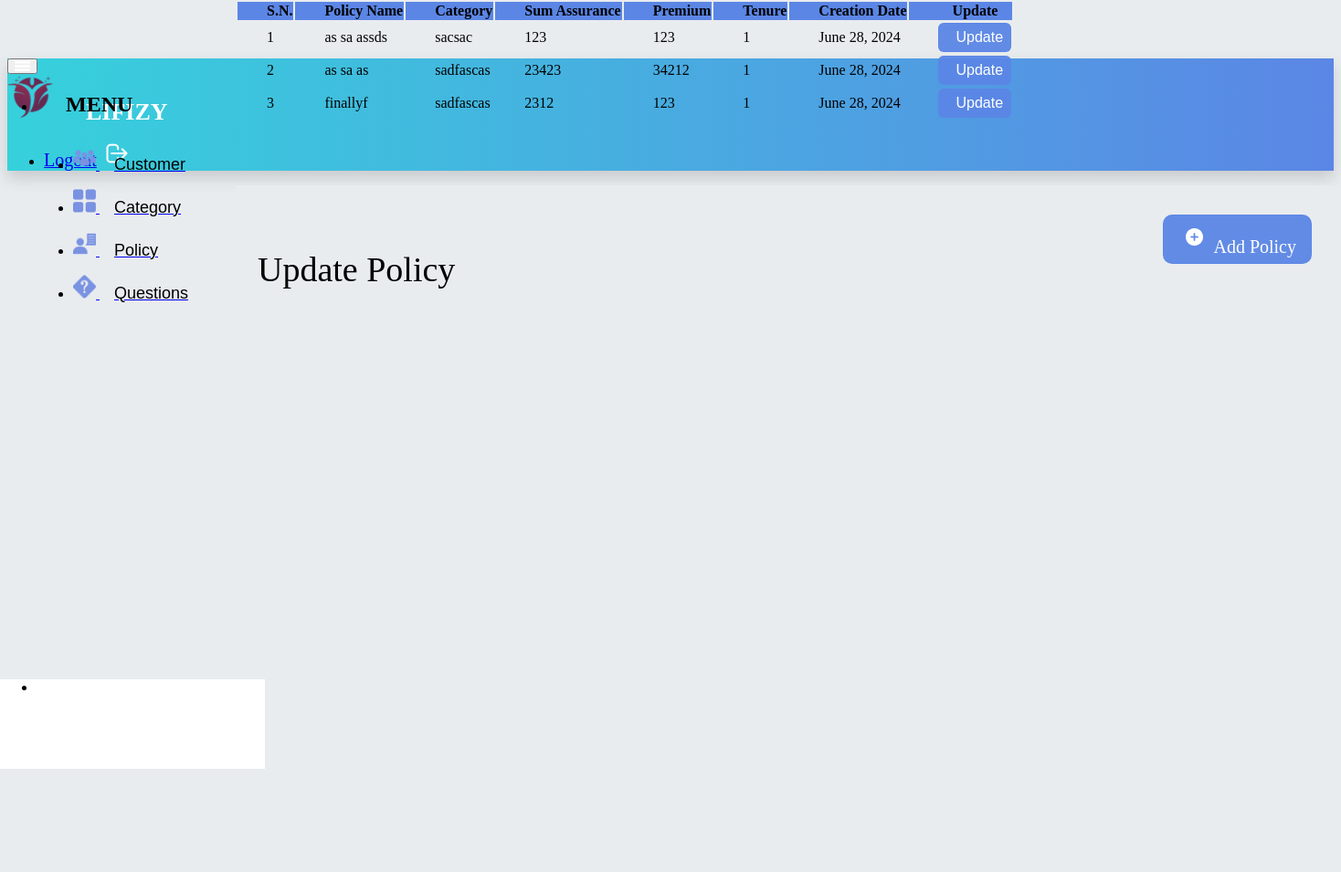
The app's page /admin-update-policy (signed in), older data.
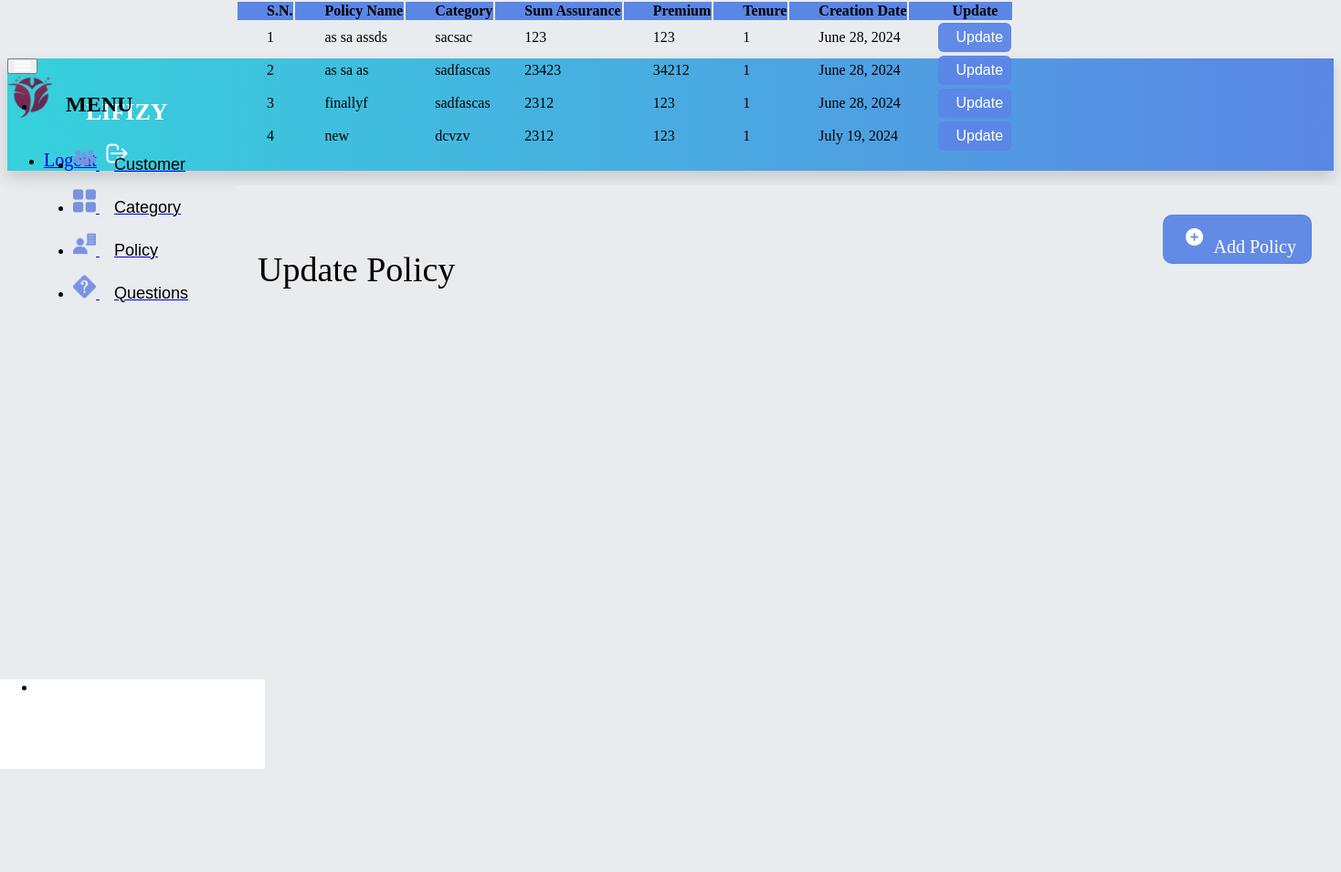
The same page, newer data.
### insurance/models.py (models this page shows, shortened)
class Policy(models.Model):
    category = models.ForeignKey('Category', on_delete=models.CASCADE)
    policy_name = models.CharField(max_length=200)
    sum_assurance = models.PositiveIntegerField()
    premium = models.PositiveIntegerField()
    tenure = models.PositiveIntegerField()
    creation_date = models.DateField(auto_now=True)

class Category(models.Model):
    category_name = models.CharField(max_length=20)
    creation_date = models.DateField(auto_now=True)
    def __str__(self):
        return self.category_name

### insurance/views.py (the view)
# urls.py: path('admin-update-policy', views.admin_update_policy_view, name='admin-update-policy'),
@login_required(login_url='adminlogin')
def admin_update_policy_view(request):
    policies = models.Policy.objects.all()
    return render(request, 'insurance/admin_update_policy.html', {'policies': policies})

### templates/insurance/admin_update_policy.html (shortened to what this page needs)
{% extends 'insurance/adminbase.html' %}
{% load static %}
{% block content %}
    <div class="wrapper">
        <div class="heading-section">
            <p class="mb-0 text-dark heading-text">Update Policy</p>
            <a href="/admin-add-policy" class="add-style">
                <div class="heading-button d-flex justify-content-center align-items-center">
                    <img src="{% static "image/addicon.png" %}" alt="Actions" class="img-section actions-icon
            dropdown-toggle">
                    Add Policy
                </div>
            </a>
        </div>
        <div class="card shadow border-0 mb-7 m-4 main-card">
            <div class="scrollable">
                <div class="table-responsive">
                    <table class="table table-hover table-nowrap table-striped position-relative">
                        <thead class="main-header" style="position: sticky; top: 0; z-index: 1000">
                        <tr>
                            <th scope="col" class="text-white pl-6">S.N.</th>
                            <th scope="col" class="text-white pl-6">Policy Name</th>
                            <th scope="col" class="text-white">Category</th>
                            <th scope="col" class="text-white">Sum Assurance</th>
                            <th scope="col" class="text-white">Premium</th>
                            <th scope="col" class="text-white">Tenure</th>
                            <th scope="col" class="text-white">Creation Date</th>
                            <th scope="col" class="text-white">Update</th>
                        </tr>
                        </thead>
                        <tbody>
                        {% for t in policies %}
                            <tr>
                                <td> {{ forloop.counter }}</td>
                                <td> {{ t.policy_name }}</td>
                                <td> {{ t.category }}</td>
                                <td> {{ t.sum_assurance }}</td>
                                <td> {{ t.premium }}</td>
                                <td> {{ t.tenure }}</td>
                                <td>{{ t.creation_date }}</td>
                                <td><a class="dropdown-item" href="{% url 'update-policy' t.id %}">
                                    <button class="heading-buttons d-flex justify-content-center align-items-center">
                                        Update
                                    </button>
                                </a></td>
                            </tr>
                        {% endfor %}
                        </tbody>
                    </table>
                </div>
            </div>
        </div>
    </div>
{% endblock %}

Row changes from the older to the newer data that the page shows:
added Policy: policy_name "new", category "dcvzv", sum_assurance "2312", premium "123", tenure "1", creation_date "July 19, 2024"
